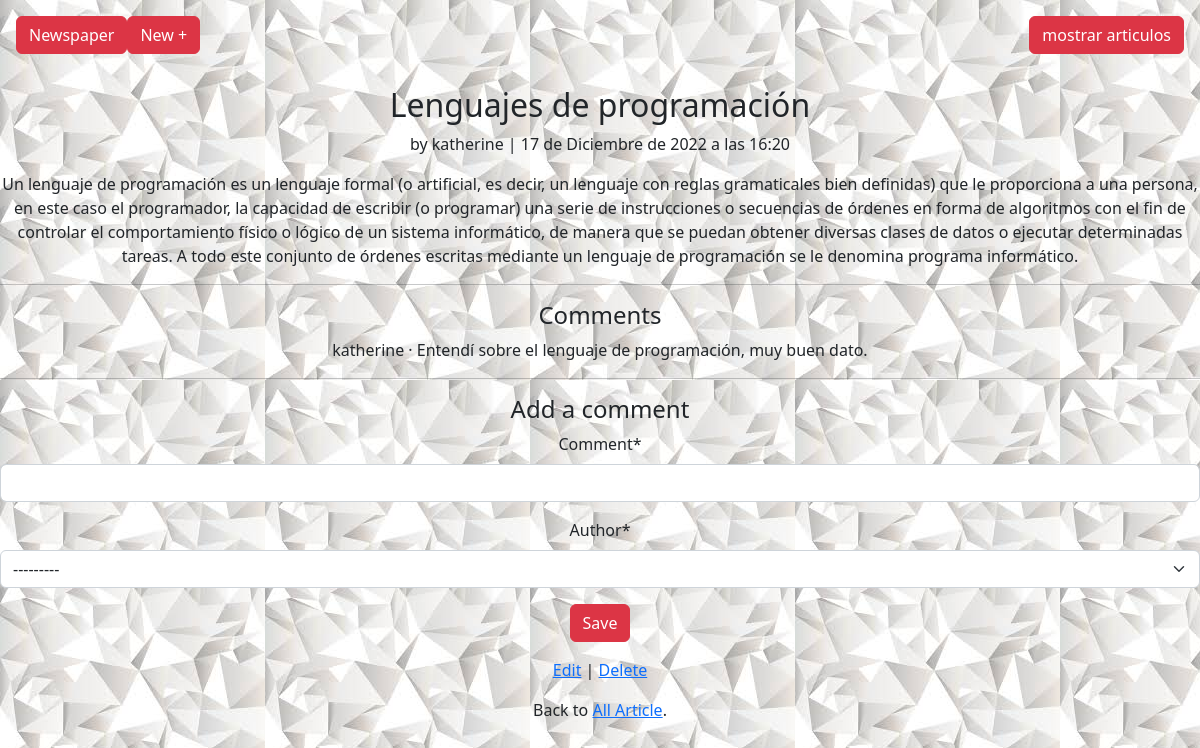
Screenshot of /articles/19/ (signed in) with the database file from the repository.
### articles/models.py (models this page shows, shortened)
class Article(models.Model):
    title = models.CharField(max_length=255)
    body = models.TextField()
    date = models.DateTimeField(auto_now_add=True)
    author = models.ForeignKey(settings.AUTH_USER_MODEL,
                                on_delete= models.CASCADE,)

class Comment(models.Model):
    article = models.ForeignKey(Article, on_delete=models.CASCADE,)
    comment= models.CharField(
        max_length=140
    )
    author = models.ForeignKey(settings.AUTH_USER_MODEL,
                                on_delete=models.CASCADE,
                                )
    def __str__(self):
        return self.comment

### accounts/models.py (models this page shows)
class CustomUser(AbstractUser):
    age = models.PositiveIntegerField(null=True, blank=True)

### articles/views.py (the view, shortened to what this page needs)
# urls.py: path("<int:pk>/",ArticleDetailView.as_view(),
class ArticleDetailView(LoginRequiredMixin, DetailView):
    def get(self, request, *args, **kwargs):
        view = CommentGet.as_view()
        return view(request, *args, **kwargs)

### articles/forms.py
class CommentForm(forms.ModelForm):
    class Meta:
        model = Comment
        fields = ("comment", "author")

### articles/views.py (called while the page is built)
    def  get_context_data(self, **kwargs):
        context = super().get_context_data(**kwargs)
        context['form'] = CommentForm()
        return context

### templates/article_detail.html (shortened to what this page needs)
{% extends "base.html" %}
{% load crispy_forms_tags %}
{% block content %}
    <div class="article-entry">
        <h2>{{ object.title}}</h2>
        <p>by {{ object.author }} | {{ object.date }}</p>
        <p> {{ object.body }}</p>
    </div>
    <hr>
    <h4>Comments</h4>
    {% for comment in article.comment_set.all %}
        <p>{{ comment.author}} &middot; {{ comment }}</p>
    {% endfor %}
    <hr>
    <h4> Add a comment </h4>
    <form action="" method="post">
        {{ form|crispy }}
        <button class="btn btn-danger ml-2" type="submit">Save</button>
    </form>
    <p ><a href="{% url 'article_edit' article.pk %}">Edit</a> |
    <a href="{% url 'article_delete' article.pk %}">Delete</a></p>
    <p>Back to <a href="{% url 'article_list' %}">All Article</a>.</p>
{% endblock content %}

### static/css/diseño.css (style rules this page uses)
body { background-image: url('../img/blanco.jfif'); }

### rows the page displays
Article: title "Lenguajes de programación", author "katherine", date "17 de Diciembre de 2022 a las 16:20", body "Un lenguaje de programación es un lenguaje formal (o artificial, es decir, un lenguaje con reglas gramaticales bien definidas) que le proporciona a una persona, en este caso el programador, la capacidad de escribir (o programar) una serie de instrucciones o secuencias de órdenes en forma de algoritmos con el fin de controlar el comportamiento físico o lógico de un sistema informático, de manera que se puedan obtener diversas clases de datos o ejecutar determinadas tareas. A todo este conjunto de órdenes escritas mediante un lenguaje de programación se le denomina programa informático."
Comment: author "katherine", comment "Entendí sobre el lenguaje de programación, muy buen dato."
